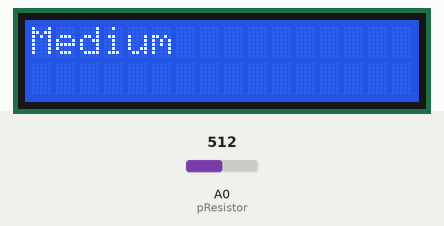
Simulated run of this sketch. Board: Arduino Uno, built with avr-gcc and run on an emulated ATmega328P. On the bench: 16×2 character LCD. Inputs (shaded band) come from the test bench; at power-on: A0 (pResistor) = 512.

Above: at 1.2 s.
1.3 s: A0 (pResistor) set to 400
At 1.9 s:
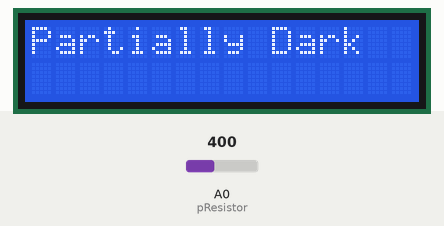
3.5 s: A0 (pResistor) set to 195
At 3.9 s:
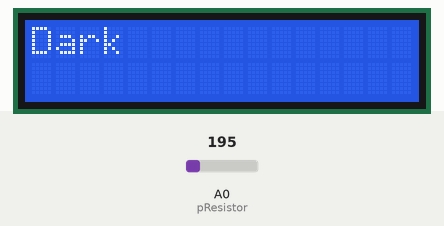
6.5 s: A0 (pResistor) set to 625
At 7.0 s:
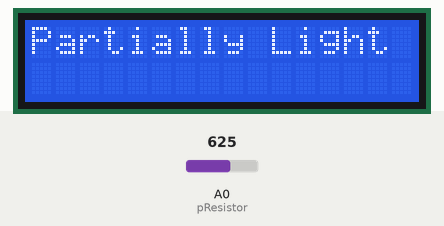
9.5 s: A0 (pResistor) set to 830
At 10.0 s:
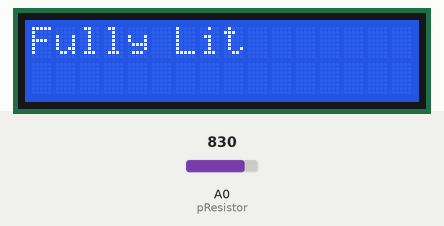
12.5 s: A0 (pResistor) set to 810
At 13.0 s:
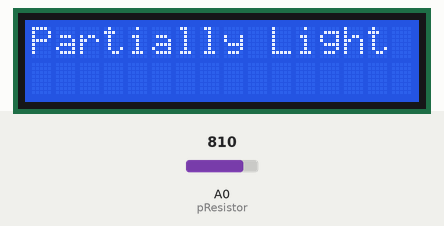
15.1 s: A0 (pResistor) set to 900
At 15.5 s:
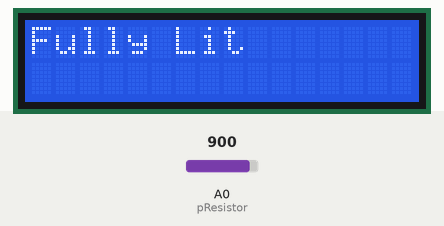

The sketch:

CS362_kburks2_Lab4.ino
```cpp
#include <LiquidCrystal.h>

LiquidCrystal lcd(12, 11, 5, 4, 3, 2);

const int pResistor = A0, line1 = 0;
int value = 0, itr = 0;

void setup() {
  lcd.begin(16, 2);
  Serial.begin(9600);
  pinMode(pResistor, INPUT);
}

void loop() {
  value = analogRead(pResistor);
  displayBrightness(value);
}

void displayBrightness(int value) {
  lcd.setCursor(0, line1);

  if (value <= 205) {
    lcd.print("Dark");
  }

  else if (value <= 410) {
    lcd.print("Partially Dark");
  }

  else if (value <= 615) {
    lcd.print("Medium");
  }

  else if (value <= 820) {
    lcd.print("Partially Light");
  }

  else if (value <= 1023) {
    lcd.print("Fully Lit");
  }

  lcd.setCursor(0, line1);
  delay(500);

  for (itr  = 0; itr < 16; itr++) {
    lcd.print(" ");
  }
}
```

Measured:
- after the input at 1.3 s, the display: first differs from a run without the input after 0.28 s (image 1)
- after the input at 3.5 s, the display: first differs from a run without the input after 0.09 s (image 2)
- after the input at 6.5 s, the display: first differs from a run without the input after 0.11 s (image 3)
- after the input at 9.5 s, the display: first differs from a run without the input after 0.14 s (image 4)
- after the input at 12.5 s, the display: first differs from a run without the input after 0.16 s (image 5)
- after the input at 15.1 s, the display: first differs from a run without the input after 0.08 s (image 6)
- what the display in image 1 shows lasts 0.5 s, from 1.6 s to 2.1 s
